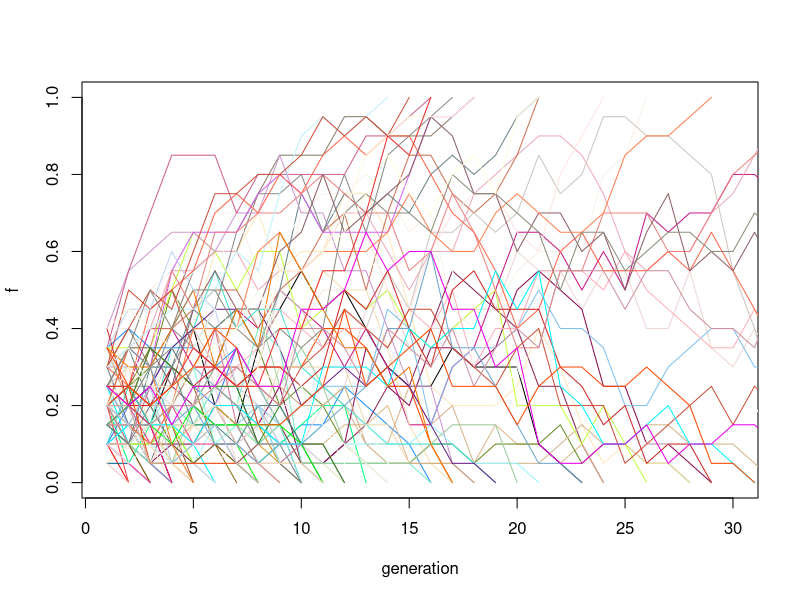

Write R code to recreate this figure.
## ---- chunk 1
knitr::opts_chunk$set(echo = TRUE)
## ---- chunk 2
#----- simulates drift
# N is population size and p is initial allele frequency
drift <- function(N,p) {
   g=as.numeric()
   t=0
   while(p>0 & p<1) {
      genotypes <- rbinom(N,1,p)
      p<-mean(genotypes)
      t=t+1
      # the last column of each row contains current allele frequency
      genotypes=cbind(t(genotypes),p)
      g=rbind(g,genotypes)
   }
   return(g[,N+1])
}
## ---- chunk 3
# num of individuals
N=20
# initial allele frequency
p0=.2
f=drift(N,p0)
## ---- chunk 4
# list of colors for plotting each replicate
color = grDevices::colors()[grep('gr(a|e)y', grDevices::colors(), invert = T)]
plot(f, type='l', ylim=c(0,1), xlim=c(1,30), xlab='generation', ylab='f')
for (rep in seq(100)) {
    f = drift(N, p0)
    lines(f, col=sample(color,1))
}
